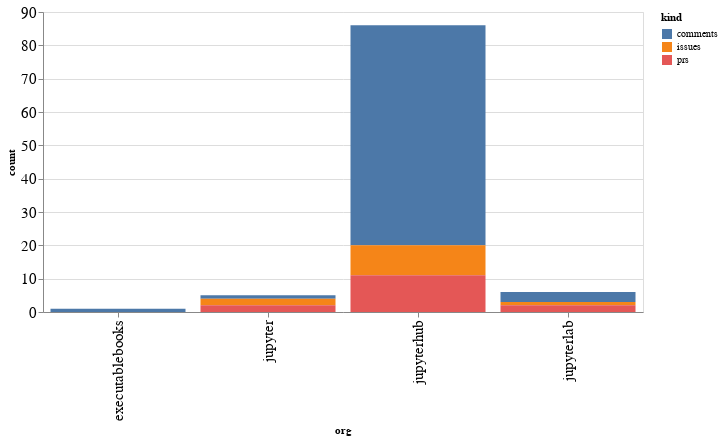

Notebook code cell kept with this figure:
### Code cell
alt.Chart(org_summaries, width=600).mark_bar().encode(
    x='org',
    y='count',
    color='kind',
    tooltip="org"
)

### Figure 1 — Vega-Lite specification as saved in the notebook (floating-point values rounded to 4 significant figures)
{"config": {"axisLeft": {"labelFontSize": 15}, "axisBottom": {"labelFontSize": 15}}, "data": {"name": "data-8fb1a2a243ec5083fc5ff3adf31fa2bd"}, "mark": "bar", "encoding": {"color": {"type": "nominal", "field": "kind"}, "tooltip": {"type": "nominal", "field": "org"}, "x": {"type": "nominal", "field": "org"}, "y": {"type": "quantitative", "field": "count"}}, "width": 600, "$schema": "https://vega.github.io/schema/vega-lite/v4.8.1.json", "datasets": {"data-8fb1a2a243ec5083fc5ff3adf31fa2bd": [{"org": "executablebooks", "kind": "comments", "count": 1}, {"org": "jupyter", "kind": "comments", "count": 1}, {"org": "jupyter", "kind": "issues", "count": 2}, {"org": "jupyter", "kind": "prs", "count": 2}, {"org": "jupyterhub", "kind": "comments", "count": 66}, {"org": "jupyterhub", "kind": "issues", "count": 9}, {"org": "jupyterhub", "kind": "prs", "count": 11}, {"org": "jupyterlab", "kind": "comments", "count": 3}, {"org": "jupyterlab", "kind": "issues", "count": 1}, {"org": "jupyterlab", "kind": "prs", "count": 2}]}}
